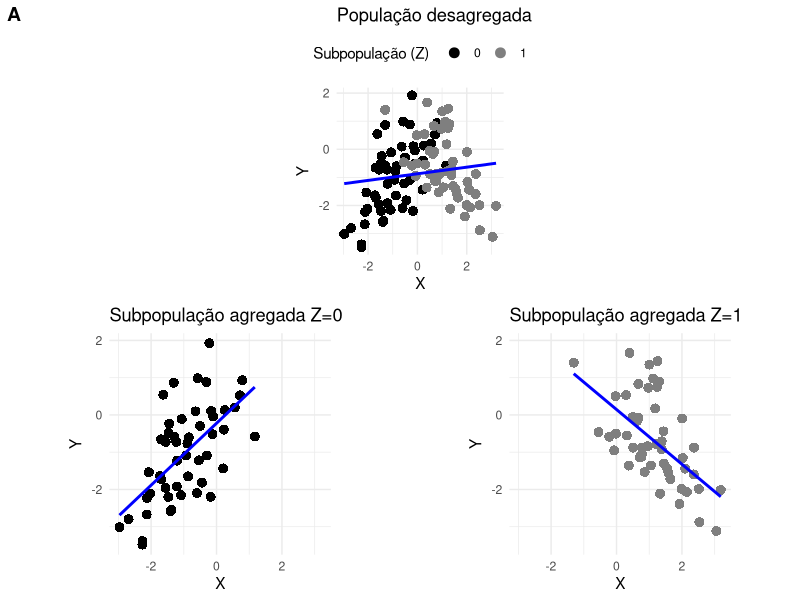

Source code (R):
## ---- chunk 1
# Define global shapes and colors
global_shapes <- c(16, 16)  # Circle and triangle
global_colors <- c("black", "gray50")  # Black and gray

# Function to generate data
generate_data <- function(n, r1, r2) {
  x <- c(rnorm(n / 2, mean = -1), rnorm(n / 2, mean = 1))
  y <- r1 * x + rnorm(n)
  
  # Introduce a third variable z that acts as a confounding variable
  z <- rep(c(0, 1), each = n / 2)
  y[z == 1] <- r2 * x[z == 1] + rnorm(sum(z))
  
  data.frame(x = x, y = y, z = z)
}

# Generate data
set.seed(123)
n <- 100
r1 <- 0.8
r2 <- -0.6
data <- generate_data(n, r1, r2)

# Calculate correlation coefficients
cor_aggregated <- cor(data$x, data$y)
cor_disaggregated <- by(data, data$z, function(df) cor(df$x, df$y))

# Define the limits for x and y axes
x_limits <- range(data$x)
y_limits <- range(data$y)

# Plot for aggregated trend
aggregated_plot <- ggplot2::ggplot(data, ggplot2::aes(x = x, y = y, color = factor(z)), shape = global_shapes) +
  ggplot2::geom_point(size = 3, shape = ifelse(data$z == 0, 16, 16), ) +
  ggplot2::geom_smooth(method = "lm", se = FALSE, ggplot2::aes(group = 1), color = "blue") +
  ggplot2::labs(title = "População desagregada", x = "X", y = "Y", color = "Subpopulação (Z)") +
  ggplot2::scale_color_manual(values = global_colors) +
  ggplot2::theme_minimal() +
  ggplot2::xlim(x_limits) +
  ggplot2::ylim(y_limits) +
  ggplot2::theme(aspect.ratio = 1) +
  ggplot2::theme(legend.position = "top")

# Plot for disaggregated trends
disaggregated_plots <- lapply(unique(data$z), function(z_value) {
  ggplot2::ggplot(data[data$z == z_value,], ggplot2::aes(x = x, y = y, color = factor(z))) +
    ggplot2::geom_point(size = 3, shape = ifelse(z_value == 0, 16, 16), color = ifelse(z_value == 0, "black", "gray50")) +
    ggplot2::geom_smooth(method = "lm", se = FALSE, ggplot2::aes(group = 1), color = "blue") +
    ggplot2::labs(title = paste("Subpopulação agregada Z=", z_value, sep = ""), x = "X", y = "Y") +
    ggplot2::scale_color_manual(values = global_colors) +
    ggplot2::theme_minimal() +
    ggplot2::xlim(x_limits) +
    ggplot2::ylim(y_limits) +
    ggplot2::theme(aspect.ratio = 1)
})

# Arrange plots
cowplot::plot_grid(
  cowplot::plot_grid(aggregated_plot, labels = "AUTO"), 
  cowplot::plot_grid(plotlist = disaggregated_plots, align = "hv"), 
  nrow = 2
)
